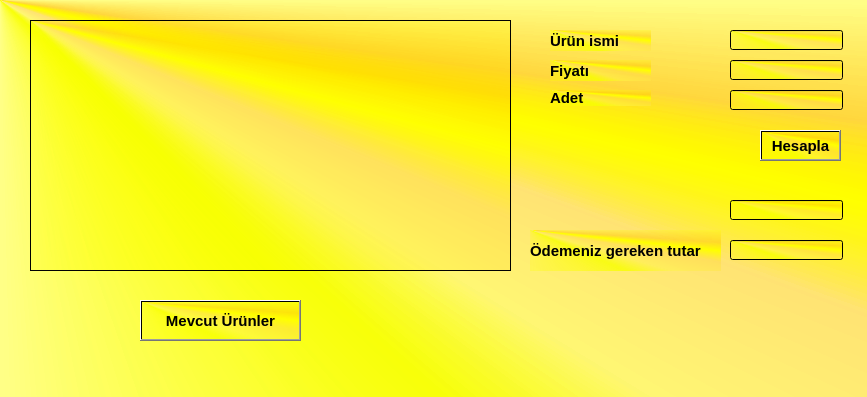
<?xml version="1.0" encoding="UTF-8"?>
<ui version="4.0">
 <class>musteri</class>
 <widget class="QDialog" name="musteri">
  <property name="geometry">
   <rect>
    <x>0</x>
    <y>0</y>
    <width>867</width>
    <height>397</height>
   </rect>
  </property>
  <property name="font">
   <font>
    <pointsize>11</pointsize>
    <weight>75</weight>
    <bold>true</bold>
   </font>
  </property>
  <property name="windowTitle">
   <string>Müşteri</string>
  </property>
  <property name="styleSheet">
   <string notr="true">background-color: qconicalgradient(cx:0, cy:0, angle:135, stop:0 rgba(255, 255, 0, 69), stop:0.375 rgba(255, 255, 0, 69), stop:0.423533 rgba(251, 255, 0, 145), stop:0.45 rgba(247, 255, 0, 208), stop:0.477581 rgba(255, 244, 71, 130), stop:0.518717 rgba(255, 218, 71, 130), stop:0.55 rgba(255, 255, 0, 255), stop:0.57754 rgba(255, 203, 0, 130), stop:0.625 rgba(255, 255, 0, 69), stop:1 rgba(255, 255, 0, 69));</string>
  </property>
  <widget class="QTableView" name="tableView">
   <property name="geometry">
    <rect>
     <x>30</x>
     <y>20</y>
     <width>481</width>
     <height>251</height>
    </rect>
   </property>
  </widget>
  <widget class="QPushButton" name="pushButton_mus_liste">
   <property name="geometry">
    <rect>
     <x>140</x>
     <y>300</y>
     <width>161</width>
     <height>41</height>
    </rect>
   </property>
   <property name="font">
    <font>
     <pointsize>11</pointsize>
     <weight>75</weight>
     <bold>true</bold>
    </font>
   </property>
   <property name="text">
    <string>Mevcut Ürünler</string>
   </property>
  </widget>
  <widget class="QPushButton" name="pushButton_hesapla">
   <property name="geometry">
    <rect>
     <x>760</x>
     <y>130</y>
     <width>81</width>
     <height>31</height>
    </rect>
   </property>
   <property name="font">
    <font>
     <pointsize>11</pointsize>
     <weight>75</weight>
     <bold>true</bold>
    </font>
   </property>
   <property name="text">
    <string>Hesapla</string>
   </property>
  </widget>
  <widget class="QLabel" name="label_3">
   <property name="geometry">
    <rect>
     <x>530</x>
     <y>230</y>
     <width>191</width>
     <height>41</height>
    </rect>
   </property>
   <property name="font">
    <font>
     <pointsize>11</pointsize>
     <weight>75</weight>
     <bold>true</bold>
    </font>
   </property>
   <property name="text">
    <string>Ödemeniz gereken tutar</string>
   </property>
  </widget>
  <widget class="QLineEdit" name="lineEdit_toplam_tutar">
   <property name="geometry">
    <rect>
     <x>730</x>
     <y>240</y>
     <width>113</width>
     <height>20</height>
    </rect>
   </property>
   <property name="font">
    <font>
     <pointsize>11</pointsize>
     <weight>75</weight>
     <bold>true</bold>
    </font>
   </property>
  </widget>
  <widget class="QLineEdit" name="lineEdit_urun_ismi">
   <property name="geometry">
    <rect>
     <x>730</x>
     <y>30</y>
     <width>113</width>
     <height>20</height>
    </rect>
   </property>
   <property name="font">
    <font>
     <pointsize>11</pointsize>
     <weight>75</weight>
     <bold>true</bold>
    </font>
   </property>
  </widget>
  <widget class="QLineEdit" name="lineEdit_adet_fiyat">
   <property name="geometry">
    <rect>
     <x>730</x>
     <y>60</y>
     <width>113</width>
     <height>20</height>
    </rect>
   </property>
   <property name="font">
    <font>
     <pointsize>11</pointsize>
     <weight>75</weight>
     <bold>true</bold>
    </font>
   </property>
  </widget>
  <widget class="QLabel" name="label_4">
   <property name="geometry">
    <rect>
     <x>550</x>
     <y>60</y>
     <width>101</width>
     <height>21</height>
    </rect>
   </property>
   <property name="font">
    <font>
     <pointsize>11</pointsize>
     <weight>75</weight>
     <bold>true</bold>
    </font>
   </property>
   <property name="text">
    <string>Fiyatı</string>
   </property>
  </widget>
  <widget class="QLabel" name="label_5">
   <property name="geometry">
    <rect>
     <x>550</x>
     <y>30</y>
     <width>101</width>
     <height>21</height>
    </rect>
   </property>
   <property name="font">
    <font>
     <pointsize>11</pointsize>
     <weight>75</weight>
     <bold>true</bold>
    </font>
   </property>
   <property name="text">
    <string>Ürün ismi</string>
   </property>
  </widget>
  <widget class="QLineEdit" name="lineEdit_genel">
   <property name="geometry">
    <rect>
     <x>730</x>
     <y>200</y>
     <width>113</width>
     <height>20</height>
    </rect>
   </property>
   <property name="font">
    <font>
     <pointsize>11</pointsize>
     <weight>75</weight>
     <bold>true</bold>
    </font>
   </property>
  </widget>
  <widget class="QLineEdit" name="lineEdit_adet">
   <property name="geometry">
    <rect>
     <x>730</x>
     <y>90</y>
     <width>113</width>
     <height>20</height>
    </rect>
   </property>
  </widget>
  <widget class="QLabel" name="label">
   <property name="geometry">
    <rect>
     <x>550</x>
     <y>90</y>
     <width>101</width>
     <height>16</height>
    </rect>
   </property>
   <property name="font">
    <font>
     <pointsize>11</pointsize>
     <weight>75</weight>
     <bold>true</bold>
    </font>
   </property>
   <property name="text">
    <string>Adet</string>
   </property>
  </widget>
 </widget>
 <resources/>
 <connections/>
</ui>
